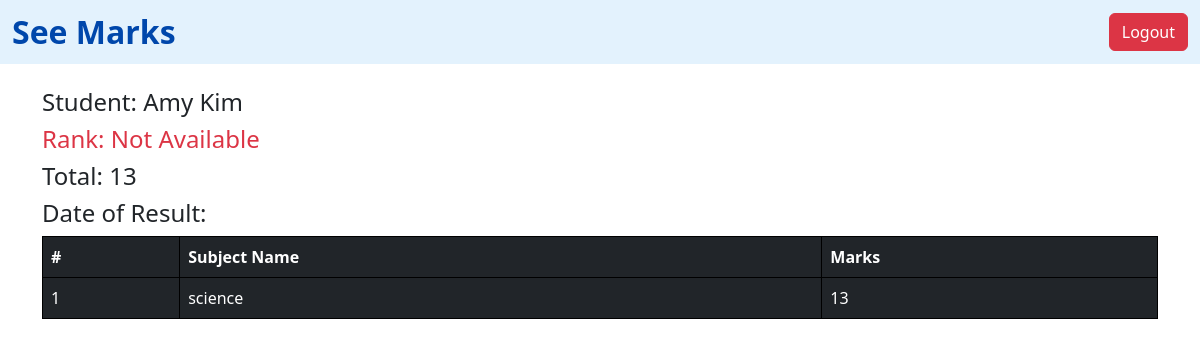
Before: /see_marks/12/ with the older database file.
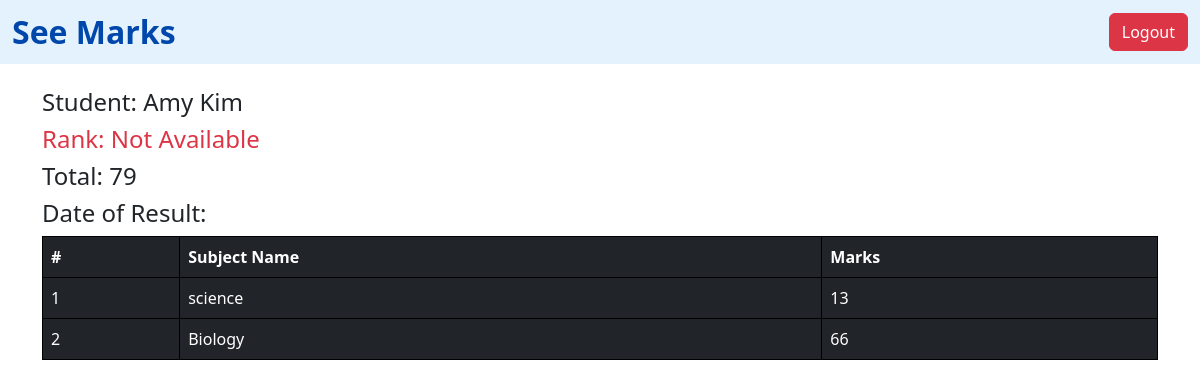
After: the same page with the newer database file.
### vege/models.py (models this page shows, shortened)
class SubjectMarks(models.Model):
    student = models.ForeignKey(Student, related_name="studentmarks", on_delete=models.CASCADE)
    subject = models.ForeignKey(Subjects, on_delete=models.CASCADE)
    marks = models.IntegerField()
    class Meta:
        unique_together = ['student' , 'subject']

class Subjects(models.Model):
    subject_name = models.CharField(max_length = 100)

### vege/views.py (the view)
# urls.py: path('see_marks/<int:student_id>/', see_marks, name='see_marks'),
def see_marks(request, student_id):
    try:
        student = Student.objects.get(student_id__id=student_id)
        queryset = SubjectMarks.objects.filter(student=student)
        total_marks = queryset.aggregate(total_marks=Sum('marks'))
        report_card = ReportCard.objects.filter(student=student).first()
    except Student.DoesNotExist:
        student = None
        queryset = []
        total_marks = {'total_marks': 0}
        report_card = None
    return render(request, 'report/see_marks.html', {
        'student': student,
        'queryset': queryset,
        'total_marks': total_marks,
        'report_card': report_card,
    })

### vege/templates/report/see_marks.html
{% extends "base.html" %}
{% block start %}
<nav class="navbar navbar-expand-lg" style="background-color: #e3f2fd;">
    <div class="container-fluid">
        <span class="navbar-brand mb-0 h1 fw-bold" style="font-size: 2rem; color: #0047ab;">See Marks</span>
        <div class="d-flex">
            <a href="{% url 'logout' %}" class="btn btn-danger">Logout</a>
        </div>
    </div>
</nav>
<div class="container mt-4">
    <h4>Student: {{ student.student_name }}</h4>
{% if report_card %}
    <h4>Rank: {{ report_card.student_rank }}</h4>
{% else %}
    <h4 class="text-danger">Rank: Not Available</h4>
{% endif %}
<h4>Total: {{ total_marks.total_marks }}</h4>
<h4>Date of Result: {{ report_card.date_of_report_card_generation }}</h4>
    <table class="table table-dark">
        <thead>
            <tr>
                <th>#</th>
                <th>Subject Name</th>
                <th>Marks</th>
            </tr>
        </thead>
        <tbody>
            {% for marks in queryset %}
            <tr>
                <td>{{ forloop.counter }}</td>
                <td>{{ marks.subject.subject_name }}</td>
                <td>{{ marks.marks }}</td>
            </tr>
            {% empty %}
            <tr>
                <td colspan="3" class="text-center">No marks found.</td>
            </tr>
            {% endfor %}
        </tbody>
    </table>
</div>
{% endblock %}

Changed rows visible on the page:
added SubjectMarks: subject.subject_name "Biology", marks "66"
Other visible differences:
{{ total_marks.total_marks }}: "13" → "79"
